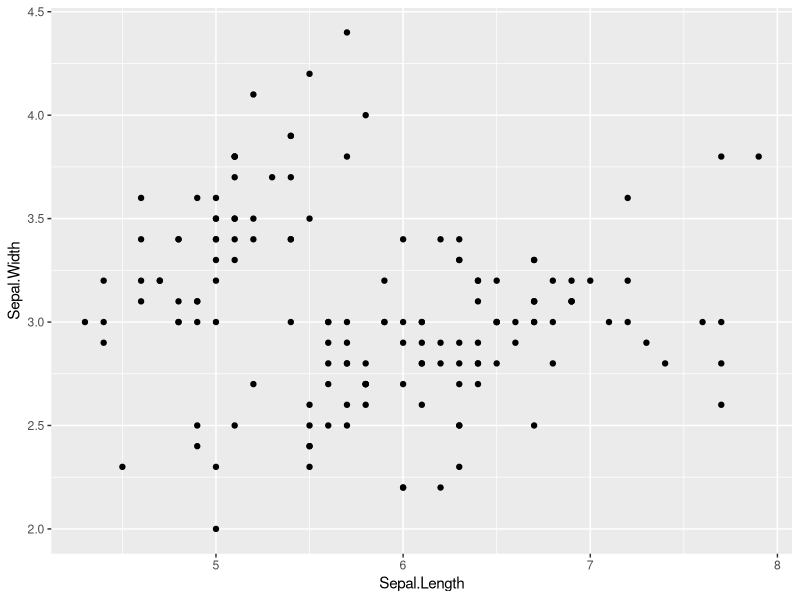
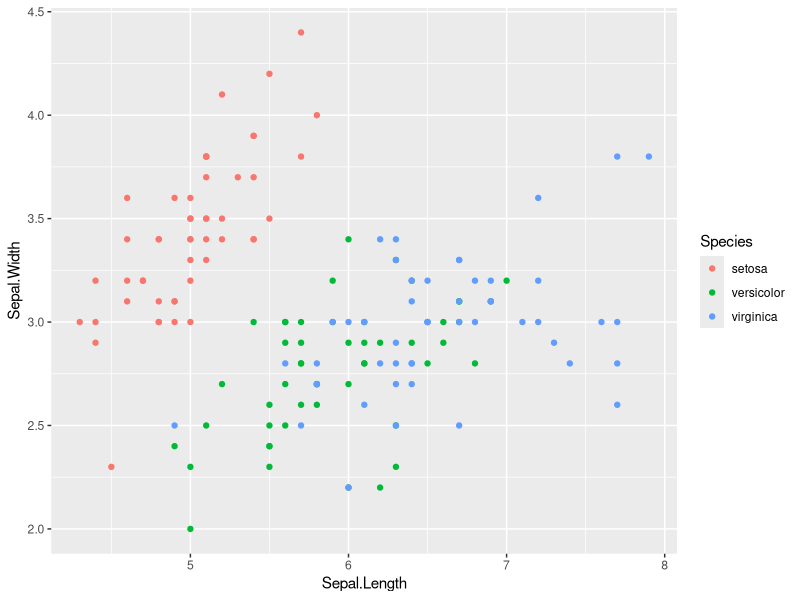
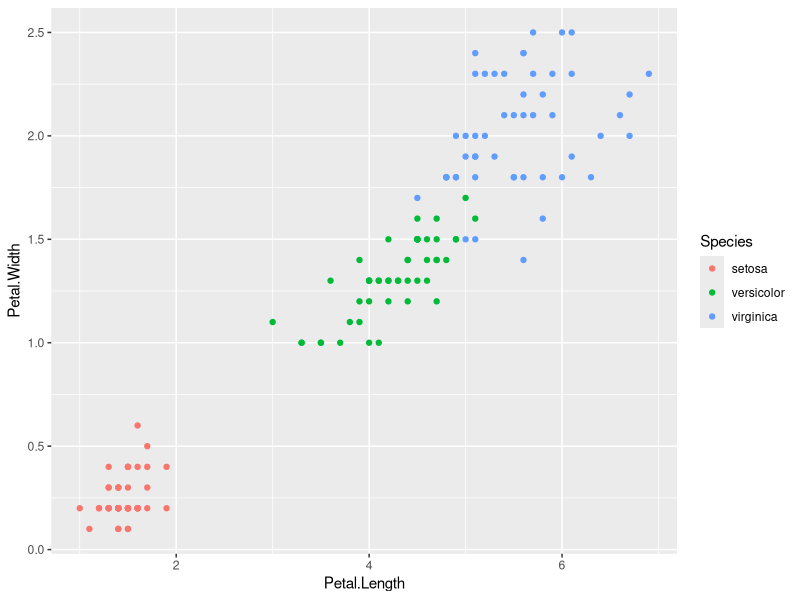
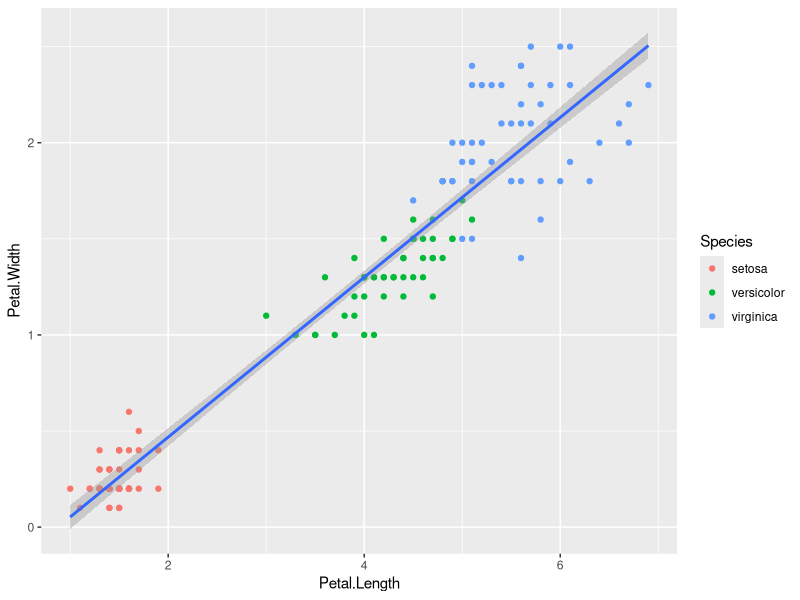
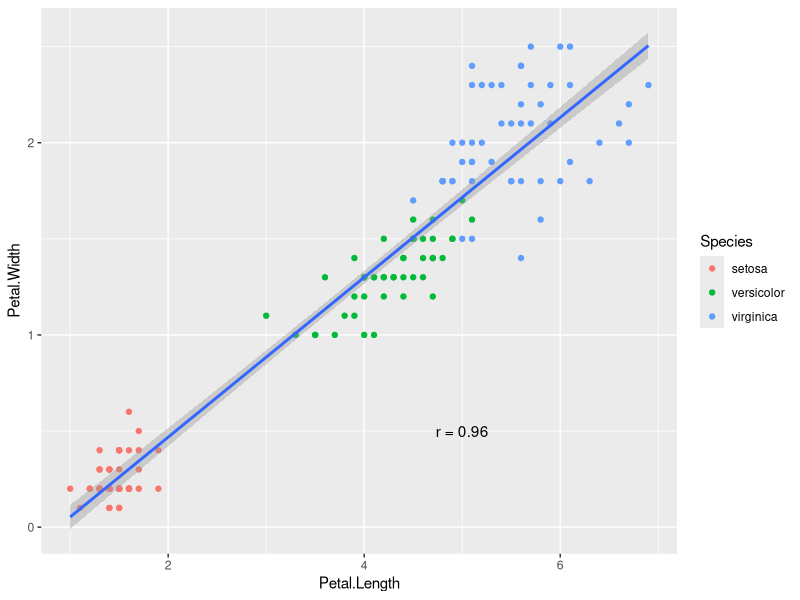
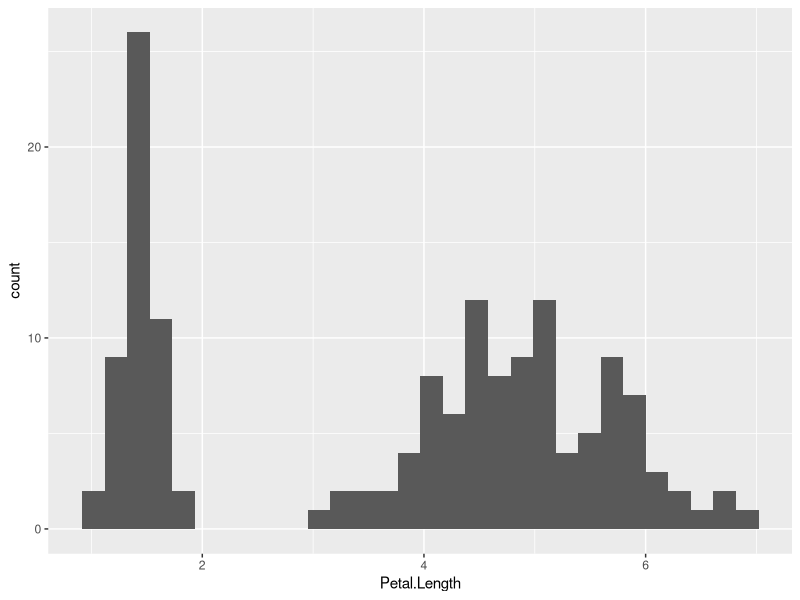
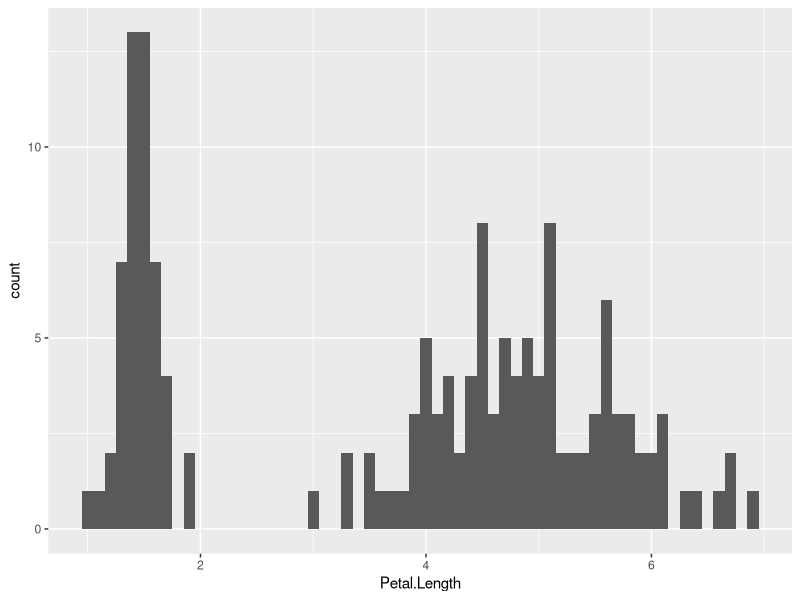
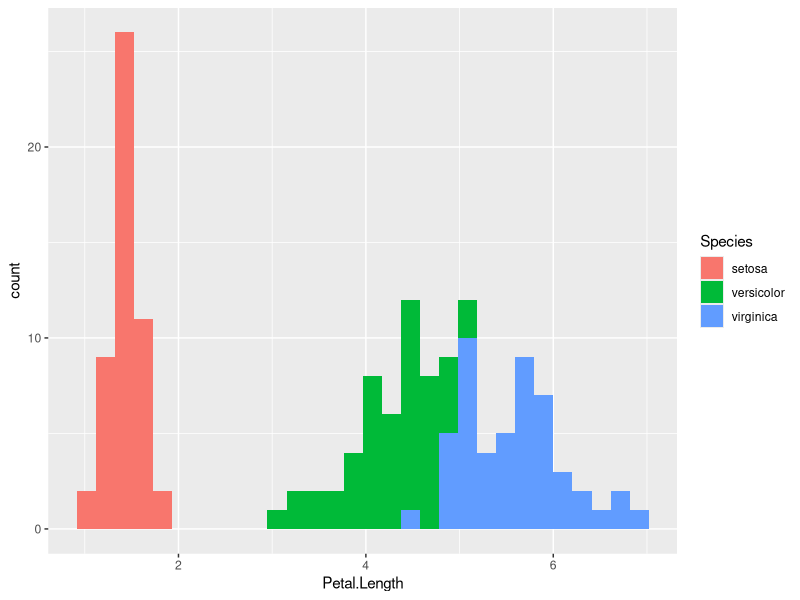

Write the R code that produced these figures, in order.
## ---- chunk 1
library(ggplot2)
## ---- chunk 2
# ver el dataset en una pestaña de Rstudio a parte
View(iris)

# head imprime las primeras filas de un dataframe
head(iris)

# tail imprime las últimas filas de un dataframe
tail(iris)

# nombre de las columnas
colnames(iris)

# estructura 
str(iris)
## ---- chunk 3
# Resumen estadístico sencillo
summary(iris)
## ---- chunk 4
ggplot(data = iris, mapping = aes(x = Sepal.Length, y = Sepal.Width)) +
  geom_point()
## ---- chunk 5
# Mapear el color a la columna Species
ggplot(iris, aes(x = Sepal.Length, y = Sepal.Width, color = Species)) +
  geom_point()
## ---- chunk 6
# Mapear el color a la columna Species
ggplot(iris, aes(Petal.Length, Petal.Width, color = Species)) +
  geom_point()
## ---- chunk 7
ggplot(iris, aes(Petal.Length, Petal.Width)) +
  geom_point(aes(color = Species)) +
  geom_smooth(method = "lm")
## ---- chunk 8
# cálculo de la correlación en R
cor(iris$Petal.Length, iris$Petal.Width)

# lo agregamos en ggplot2
ggplot(iris, aes(Petal.Length, Petal.Width)) +
  geom_point(aes(color = Species)) +
  geom_smooth(method = "lm") +
  annotate("text", x = 5, y = 0.5, label = "r = 0.96")
## ---- chunk 9
# Histograma para Sepal.Length
ggplot(data = iris, mapping = aes(x = Petal.Length)) +
  geom_histogram()
## ---- chunk 10
# Cambiar el ancho de los "bins"
ggplot(data = iris, mapping = aes(x = Petal.Length)) +
  geom_histogram(binwidth = 0.1)
## ---- chunk 11
# Mapear el color por especies
ggplot(data = iris, mapping = aes(x = Petal.Length, fill = Species)) +
  geom_histogram()
## ---- chunk 12
# Sobrelapar los histogramas
ggplot(data = iris, mapping = aes(x = Petal.Length, fill = Species, color = Species)) +
  geom_histogram(position = "identity", alpha = 0.5)
## ---- chunk 13
ggplot(iris, aes(Petal.Length, fill = Species)) +
  geom_density(alpha = 0.5)
## ---- chunk 14
ggplot(iris, aes(Petal.Length, fill = Species, color = Species)) +
  geom_histogram(aes(y = ..density..), position = "identity", alpha = 0.5) +
  geom_density(alpha = 0.6)
## ---- chunk 15
head(PlantGrowth)

# Contar observaciones
ggplot(PlantGrowth, aes(group)) +
  geom_bar()
## ---- chunk 16
# Resumen estadístico usando geom_bar()
ggplot(PlantGrowth, aes(group, weight)) +
  geom_bar(stat = "summary", fun = "mean")

# Resumen estadístico usando stat_summary()
ggplot(PlantGrowth, aes(group, weight)) +
  stat_summary(geom = "bar", fun = "mean")
## ---- chunk 17
library(dplyr)

# Crear resumen estadístico
plant_growth_ss <- PlantGrowth %>% 
  group_by(group) %>%
  summarise(mean = mean(weight),
            sd = sd(weight))

head(plant_growth_ss)
## ---- chunk 18
# Barras de error
ggplot(plant_growth_ss, aes(group, mean)) +
  geom_bar(stat = "identity") +
  geom_errorbar(aes(ymin = mean - sd, ymax = mean + sd), width = 0.2)
## ---- chunk 19
# Exploramos el dataset
str(ToothGrowth)

# Creamos un resumen estadístico
tooth_growth_ss <- ToothGrowth %>% 
  mutate(dose = factor(dose)) %>%
  group_by(supp, dose) %>%
  summarise(mean = mean(len),
            sd = sd(len))

tooth_growth_ss

# Creamos nuestro gráfico
ggplot(tooth_growth_ss, aes(dose, mean, fill = supp)) +
  geom_bar(stat = "identity",
           position = "dodge",
           color = "black") +
  geom_errorbar(aes(ymin = mean - sd, ymax = mean + sd),
                width = 0.2,
                position = position_dodge(0.9)) +
  scale_fill_grey() +
  scale_y_continuous(expand = expansion(mult = c(0, 0.1))) + # Quitar espacio entre el eje x y las barras
  labs(title = "Vitamin C on effect on tooth growth in guinea pigs",
       x = "Dose (mg)",
       y = "Length",
       fill = "Supplement") +
  theme_classic()
  
